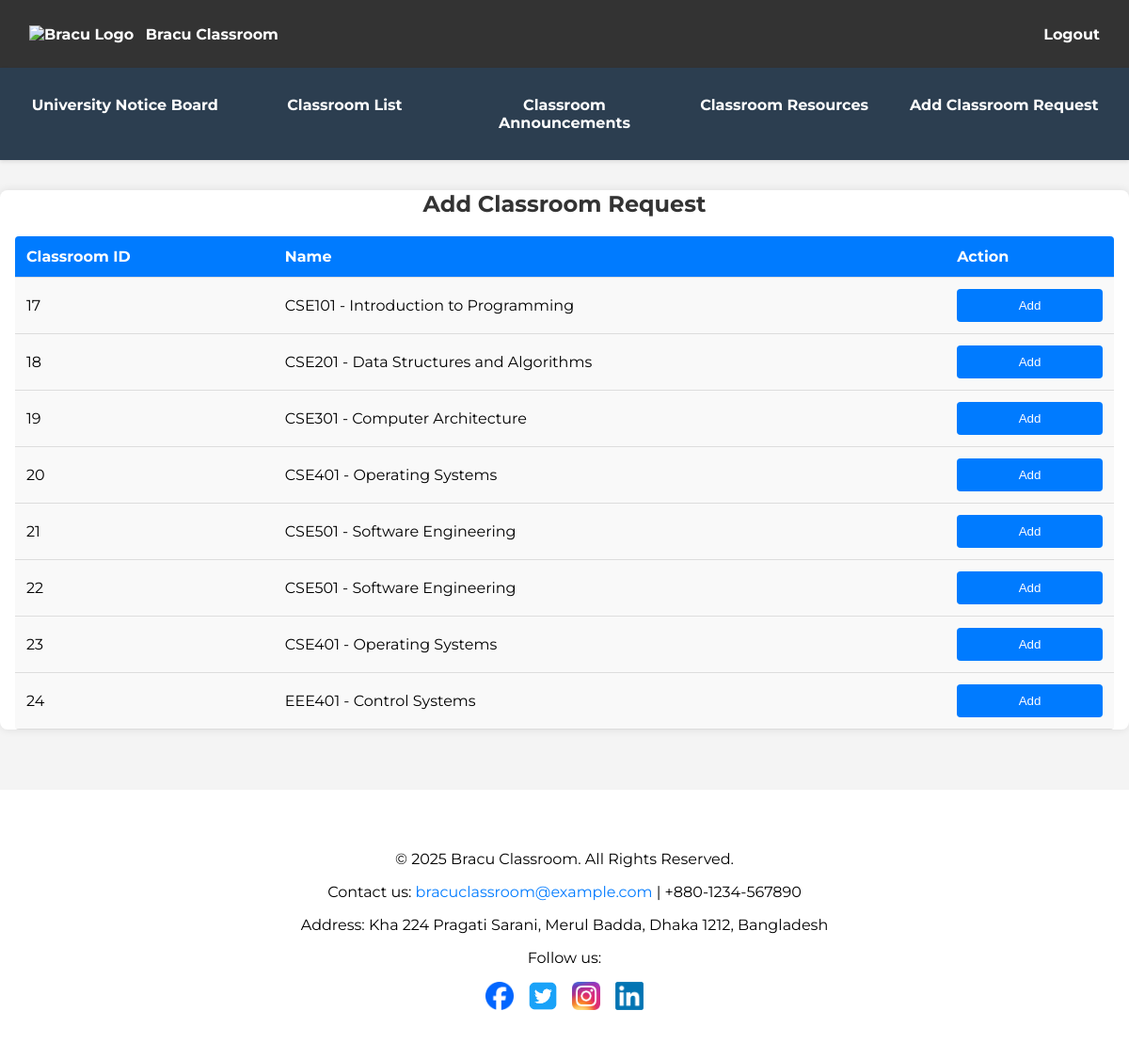
Page /student_dashboard/add_classroom_request_s/ (signed in) on the committed database.
### app1/models.py (models this page shows, shortened)
class Classrooms(models.Model):
    classroom_id = models.AutoField(primary_key=True)  # Primary Key, Auto-incremented Integer
    faculty_id = models.ForeignKey(All_Users, on_delete=models.CASCADE, related_name='created_classrooms')  # Faculty who created the classroom
    name = models.CharField(max_length=255)
    description = models.TextField(blank=True, null=True)  # Optional description
    created_at = models.DateTimeField(auto_now_add=True)  # Timestamp for classroom creation

### app1/views.py (the view, shortened to what this page needs)
# urls.py: path('student_dashboard/add_classroom_request_s/', views.add_classroom_request_s, name='add_classroom_request_s'),
@login_required
def add_classroom_request_s(request):
    classrooms = Classrooms.objects.all()
    requested_classrooms = Classroom_Requests.objects.filter(student_id=request.user).values_list('classroom_id__classroom_id', flat=True)
    context = {
        'classrooms': classrooms,
        'requested_classrooms': requested_classrooms,
    }
    return render(request, 'student/add_classroom_request_s.html', context)

### app1/templates/student/add_classroom_request_s.html (shortened to what this page needs)
{% extends 'base_student.html' %}
{% block student_content %}
<div class="">
    <h2>Add Classroom Request</h2>
    <table class="table">
        <thead>
            <tr>
                <th>Classroom ID</th>
                <th>Name</th>
                <th>Action</th>
            </tr>
        </thead>
        <tbody>
            {% for classroom in classrooms %}
                <tr>
                    <td>{{ classroom.classroom_id }}</td>
                    <td>{{ classroom.name }}</td>
                    <td>
                        <form method="post">
                            <button type="submit" name="join" class="btn btn-primary"
                                >
                                {% if classroom.classroom_id in requested_classrooms %}
                                    Requested
                                {% else %}
                                    Add
                                {% endif %}
                            </button>
                        </form>
                    </td>
                </tr>
            {% empty %}
                <tr>
                    <td colspan="3">No classrooms available.</td>
                </tr>
            {% endfor %}
        </tbody>
    </table>
</div>
{% endblock %}

### static/css/styles.css (style rules this page uses)
body { font-family: 'Montserrat', sans-serif; margin: 0; padding: 0; background-color: #f4f4f4; }
h1, h2, h3 { text-align: center; color: #333; }
form { display: flex; flex-direction: column; gap: 10px; }
button, .submit-btn { background-color: #007bff; color: white; padding: 0.75em 1.5em; border: none; border-radius: 4px; cursor: pointer; transition: background-color 0.3s; }
table, .request-table, .attendance-table, .announcement-table { width: 100%; border-collapse: collapse; margin: 20px 0; background-color: #f9f9f9; border-radius: 4px; overflow: hidden; }
table th, table td, .request-table th, .request-table td, .attendance-table th, .attendance-table td, .announcement-table th, .announcement-table td { padding: 12px; text-align: left; border-bottom: 1px solid #ddd; }
table th, .attendance-table th, .announcement-table th { background-color: #007bff; color: white; }

### rows in the picture
Classrooms: classroom_id "17", name "CSE101 - Introduction to Programming", shows "Add"
Classrooms: classroom_id "18", name "CSE201 - Data Structures and Algorithms", shows "Add"
Classrooms: classroom_id "19", name "CSE301 - Computer Architecture", shows "Add"
Classrooms: classroom_id "20", name "CSE401 - Operating Systems", shows "Add"
Classrooms: classroom_id "21", name "CSE501 - Software Engineering", shows "Add"
Classrooms: classroom_id "22", name "CSE501 - Software Engineering", shows "Add"
Classrooms: classroom_id "23", name "CSE401 - Operating Systems", shows "Add"
Classrooms: classroom_id "24", name "EEE401 - Control Systems", shows "Add"
